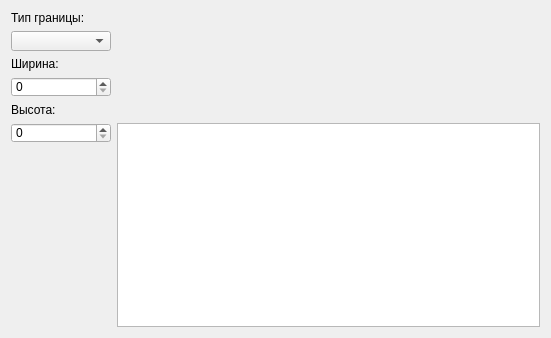
<?xml version="1.0" encoding="UTF-8"?>
<ui version="4.0">
 <class>Form</class>
 <widget class="QWidget" name="Form">
  <property name="geometry">
   <rect>
    <x>0</x>
    <y>0</y>
    <width>551</width>
    <height>338</height>
   </rect>
  </property>
  <property name="windowTitle">
   <string>Размещение скважин</string>
  </property>
  <layout class="QGridLayout" name="gridLayout">
   <item row="6" column="0">
    <spacer name="verticalSpacer">
     <property name="orientation">
      <enum>Qt::Vertical</enum>
     </property>
     <property name="sizeHint" stdset="0">
      <size>
       <width>20</width>
       <height>40</height>
      </size>
     </property>
    </spacer>
   </item>
   <item row="4" column="0">
    <widget class="QLabel" name="labelHeight">
     <property name="text">
      <string>Высота:</string>
     </property>
    </widget>
   </item>
   <item row="0" column="0">
    <widget class="QLabel" name="labelBorder">
     <property name="text">
      <string>Тип границы:</string>
     </property>
    </widget>
   </item>
   <item row="1" column="0">
    <widget class="QComboBox" name="comboBorder">
     <property name="minimumSize">
      <size>
       <width>100</width>
       <height>20</height>
      </size>
     </property>
     <property name="maximumSize">
      <size>
       <width>100</width>
       <height>20</height>
      </size>
     </property>
     <property name="maxCount">
      <number>10</number>
     </property>
    </widget>
   </item>
   <item row="2" column="0">
    <widget class="QLabel" name="labelWidth">
     <property name="text">
      <string>Ширина:</string>
     </property>
    </widget>
   </item>
   <item row="3" column="0">
    <widget class="QSpinBox" name="spinWidth">
     <property name="minimumSize">
      <size>
       <width>100</width>
       <height>20</height>
      </size>
     </property>
     <property name="maximumSize">
      <size>
       <width>100</width>
       <height>20</height>
      </size>
     </property>
     <property name="maximum">
      <number>100000</number>
     </property>
    </widget>
   </item>
   <item row="5" column="0">
    <widget class="QSpinBox" name="spinHeight">
     <property name="minimumSize">
      <size>
       <width>100</width>
       <height>20</height>
      </size>
     </property>
     <property name="maximumSize">
      <size>
       <width>100</width>
       <height>20</height>
      </size>
     </property>
     <property name="maximum">
      <number>100000</number>
     </property>
    </widget>
   </item>
   <item row="5" column="1" rowspan="2">
    <widget class="QGraphicsView" name="graphArea"/>
   </item>
  </layout>
 </widget>
 <resources/>
 <connections/>
</ui>
